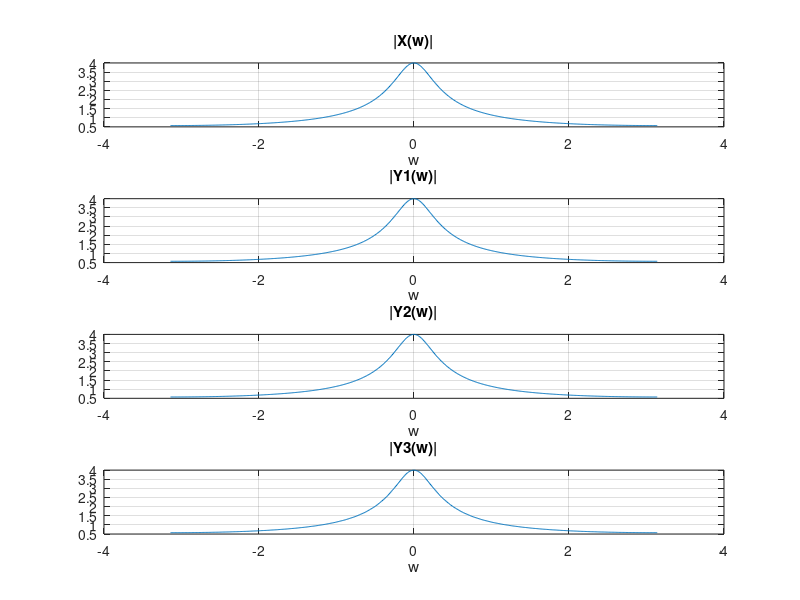

MATLAB code for this plot:
% diffrence equation:y[n] - 3/4y[n - 1] = -3/4x[n] + x[n - 1]
% defining variables
% a: coefficients of y
% b: coefficients of x
a = [1 -3/4];
b = [-3/4 1];

% defining the input signal
n = 0:50;
x = (3/4).^n;

% defining w-axis
w = -pi:0.01:pi;

% defining output function 1
y1 = filter(b, a, x);

% defining output function 2
y2 = filter(b, a, y1);

% defining output function 2
y3 = filter(b, a, y2);



% defining fourier transform of input signal
Xw = fft(x, length(w));
Xw = fftshift(Xw);

% defining fourier transform of 3 output siganls
Y1w = fft(y1, length(w));
Y1w = fftshift(Y1w);

Y2w = fft(y2, length(w));
Y2w = fftshift(Y2w);

Y3w = fft(y3, length(w));
Y3w = fftshift(Y3w);

% plotting fourier transform of input signal
subplot(4, 1, 1);
plot(w, abs(Xw))
title('|X(w)|');
xlabel('w');
grid on

% plotting fourier transform of output signal 1
subplot(4, 1, 2);
plot(w, abs(Y1w))
title('|Y1(w)|');
xlabel('w');
grid on

% plotting fourier transform of output signal 2
subplot(4, 1, 3);
plot(w, abs(Y2w))
title('|Y2(w)|');
xlabel('w');
grid on

% plotting fourier transform of output signal 3
subplot(4, 1, 4);
plot(w, abs(Y3w))
title('|Y3(w)|');
xlabel('w');
grid on
